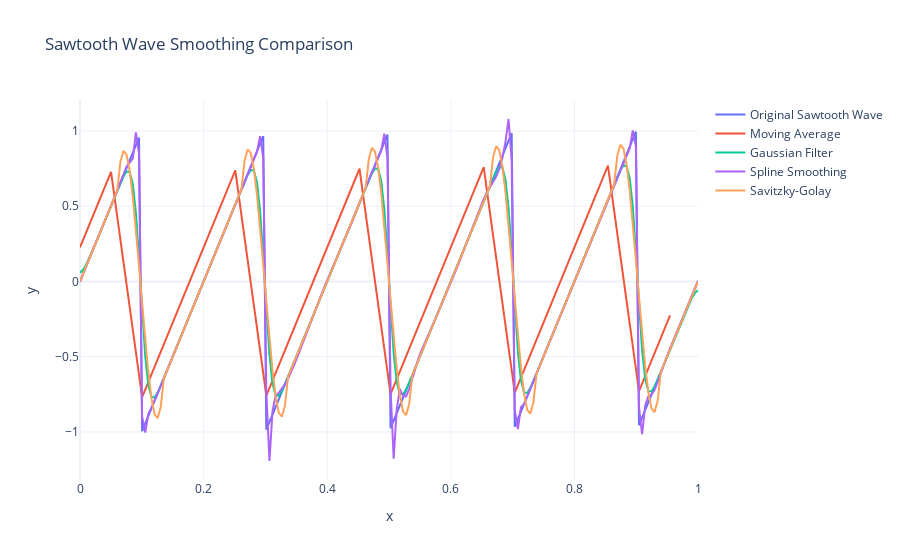

Notebook code cell kept with this figure:
### Code cell
from scipy.ndimage import gaussian_filter1d
from scipy.interpolate import UnivariateSpline
from scipy.signal import savgol_filter

# 平滑化フィルタの実装

def moving_average(data, window_size=5):
    """移動平均フィルタ"""
    return np.convolve(data, np.ones(window_size)/window_size, mode='valid')

def gaussian_filter(data, sigma=1):
    """ガウシアンフィルタ"""
    return gaussian_filter1d(data, sigma=sigma)

def spline_smoothing(x, data, smooth_factor=1):
    """スプライン補間"""
    spline = UnivariateSpline(x, data, s=smooth_factor)
    return spline(x)

def savgol_smoothing(data, window_length=11, polyorder=2):
    """サビツキー–ゴレイフィルタ"""
    return savgol_filter(data, window_length=window_length, polyorder=polyorder)

# 平滑化処理
x, y = generate_sawtooth_wave(num_points=200)
y_ma = moving_average(y, window_size=10)
y_gaussian = gaussian_filter(y, sigma=2)
y_spline = spline_smoothing(x, y, smooth_factor=0.5)
y_savgol = savgol_smoothing(y, window_length=15, polyorder=3)

# 可視化
fig = go.Figure()

# 元のデータ
fig.add_trace(go.Scatter(x=x, y=y, mode='lines', name='Original Sawtooth Wave'))

# 平滑化後のデータ
fig.add_trace(go.Scatter(x=x[:len(y_ma)], y=y_ma, mode='lines', name='Moving Average'))
fig.add_trace(go.Scatter(x=x, y=y_gaussian, mode='lines', name='Gaussian Filter'))
fig.add_trace(go.Scatter(x=x, y=y_spline, mode='lines', name='Spline Smoothing'))
fig.add_trace(go.Scatter(x=x, y=y_savgol, mode='lines', name='Savitzky-Golay'))

# レイアウト設定
fig.update_layout(
    title="Sawtooth Wave Smoothing Comparison",
    xaxis_title="x",
    yaxis_title="y",
    template="plotly_white"
)

fig.show()

### Figure 1 — Plotly figure (JSON) as saved in the notebook; plotly's stock layout.template omitted (floating-point values rounded to 4 significant figures; data arrays with more than 128 entries replaced by an {"elided": "..."} marker saying what was removed)
{"data": [{"mode": "lines", "name": "Original Sawtooth Wave", "type": "scatter", "x": {"elided": "200 float values"}, "y": {"elided": "200 float values"}}, {"mode": "lines", "name": "Moving Average", "type": "scatter", "x": {"elided": "191 float values"}, "y": {"elided": "191 float values"}}, {"mode": "lines", "name": "Gaussian Filter", "type": "scatter", "x": {"elided": "200 float values"}, "y": {"elided": "200 float values"}}, {"mode": "lines", "name": "Spline Smoothing", "type": "scatter", "x": {"elided": "200 float values"}, "y": {"elided": "200 float values"}}, {"mode": "lines", "name": "Savitzky-Golay", "type": "scatter", "x": {"elided": "200 float values"}, "y": {"elided": "200 float values"}}], "layout": {"title": {"text": "Sawtooth Wave Smoothing Comparison"}, "xaxis": {"title": {"text": "x"}}, "yaxis": {"title": {"text": "y"}}}}
